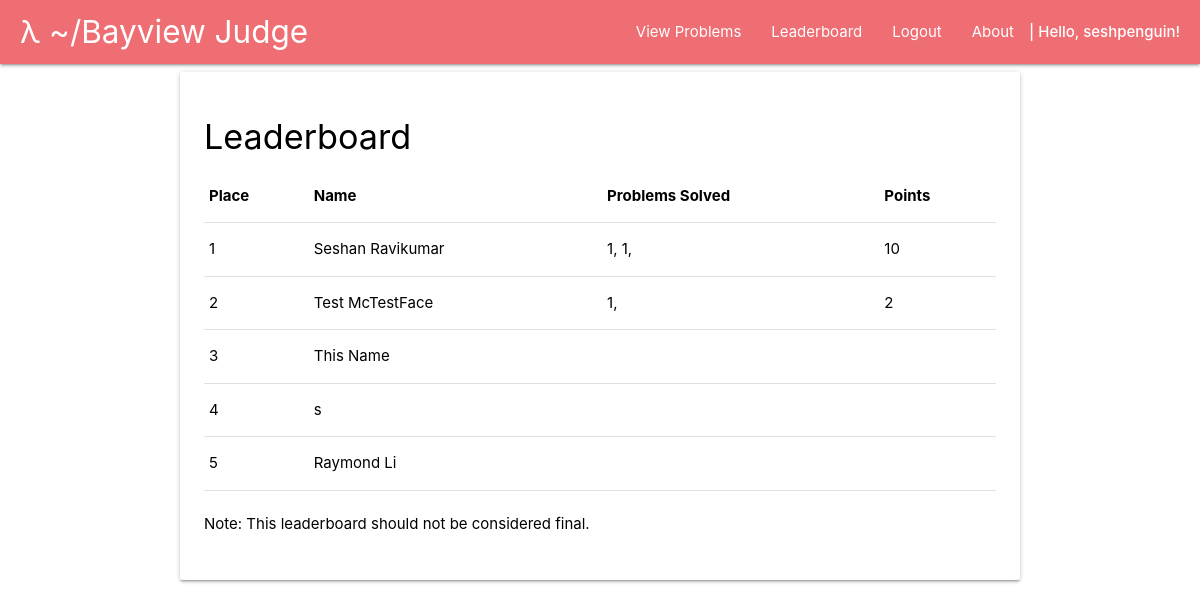
/Leaderboard/index.php (signed in), run on the app's committed database.
### tables this page shows
CREATE TABLE `users` (
  `id` int(11) NOT NULL,
  `username` varchar(100) NOT NULL,
  `password` varchar(255) NOT NULL,
  `email` varchar(100) NOT NULL,
  `points` int(11) NOT NULL,
  `full_name` text NOT NULL,
  `school` text NOT NULL,
  `profile_desc` text NOT NULL,
  `role` int(11) NOT NULL DEFAULT '0'
);

### Controllers/GetUser.php (called while the page is built, shortened)
<?php
function getUsersList() {
    $config = parse_ini_file($_SERVER['DOCUMENT_ROOT'] . "/Config/config.ini");
    $conn = new mysqli($config['db_host'], $config['db_user'], $config['db_pass'], $config['db_name']);
    $query = "SELECT * FROM users ORDER BY points DESC";
    $result = $conn->query($query);
    $userArray = array();
    $index = 0;
    while($row = $result->fetch_assoc()){
        $userArray[$index] = $row;
        $index++;
    }
    return $userArray;
}
function computeScoreByID($id) {
    $config = parse_ini_file($_SERVER['DOCUMENT_ROOT'] . "/Config/config.ini");
    $conn = new mysqli($config['db_host'], $config['db_user'], $config['db_pass'], $config['db_name']);
    $query = "SELECT sum(points) FROM submissions WHERE user_id=$id";
    $result = $conn->query($query);
    $points = $result->fetch_assoc()['sum(points)'];
    $query = "UPDATE users SET
                 points=$points
                 WHERE id=$id";
    return $points;
}
function getUserSubmissionsByID($id) {
    $config = parse_ini_file($_SERVER['DOCUMENT_ROOT'] . "/Config/config.ini");
    $conn = new mysqli($config['db_host'], $config['db_user'], $config['db_pass'], $config['db_name']);
    $query = "SELECT * FROM submissions WHERE user_id=$id";
    $result = $conn->query($query);
    $problems=array();
    while ($row = $result->fetch_assoc()) {
        array_push($problems,$row['problem_id']);
    }
    return $problems;
}
?>

### Leaderboard/index.php (the view, shortened to what this page needs)
<?php
include($_SERVER['DOCUMENT_ROOT'] . "/Parts/page-head.php");
include($_SERVER['DOCUMENT_ROOT'] . "/Parts/page-foot.php");
include($_SERVER['DOCUMENT_ROOT'] . "/Controllers/GetUser.php");
echo renderPageHead("Leaderboard");
?>
<div class="card white hoverable">
    <div class="card-content black-text">
        <div class="row">
            <h4>Leaderboard</h4>
            <table>
                <thead>
                <tr>
                    <th>Place</th>
                    <th>Name</th>
                    <th>Problems Solved</th>
                    <th>Points</th>
                </tr>
                </thead>
                <tbody>
                <?php
                $users = getUsersList();
                $index  = 1;
                foreach($users as $user) {
                    ?>
                    <tr>
                        <td><?php echo $index ?></td>
                        <td><?php echo $user['full_name'] ?></td>
                        <td><?php
                            $submissions = getUserSubmissionsByID($user['id']);
                            foreach($submissions as $submission) {
                                echo $submission.", ";
                            }
                        ?></td>
                        <td><?php echo computeScoreByID($user['id']) ?></td>
                    </tr>
                    <?php
                    $index++;
                }
                ?>
                </tbody>
            </table>
            <br />
            <p>Note: This leaderboard should not be considered final.</p>
        </div>
    </div>
</div>
<?php
echo renderPageFoot();
?>

### data on the page
users: full_name "Seshan Ravikumar", submission "1", id "10"
users: full_name "Test McTestFace", submission "1", id "2"
users: full_name "This Name"
users: full_name "s"
users: full_name "Raymond Li"

### other printed values
$helloMsg "Hello, seshpenguin!"
